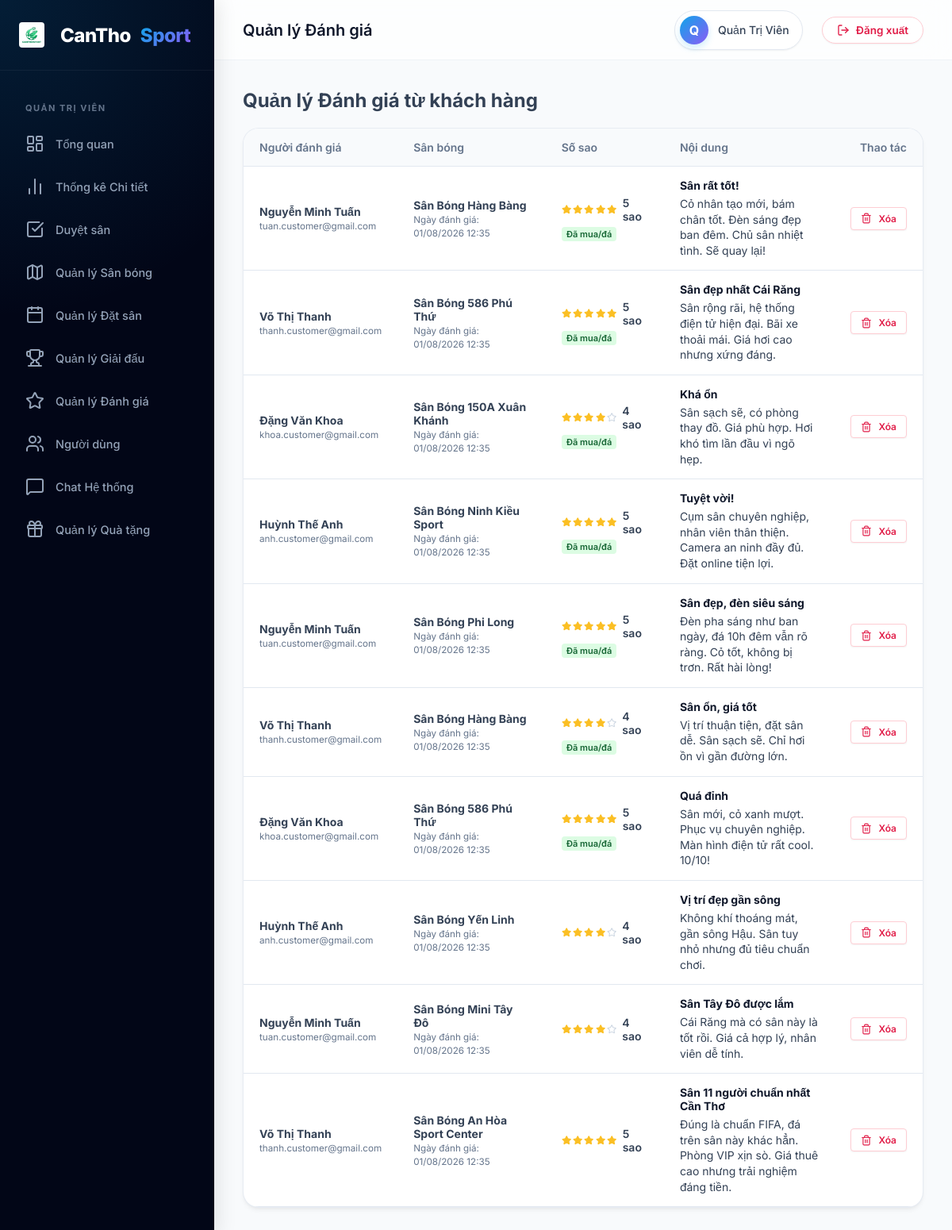
Screenshot of /admin/reviews.php (signed in) with the database file from the repository.
### tables this page shows
CREATE TABLE `reviews` (
  `id`          INT(11)    NOT NULL AUTO_INCREMENT,
  `field_id`    INT(11)    NOT NULL,
  `user_id`     INT(11)    NOT NULL,
  `booking_id`  INT(11)    DEFAULT NULL,
  `rating`      TINYINT(1) NOT NULL COMMENT '1-5 sao',
  `title`       VARCHAR(150) DEFAULT NULL,
  `comment`     TEXT       DEFAULT NULL,
  `helpful`     INT(11)    NOT NULL DEFAULT 0 COMMENT 'Lượt "hữu ích"',
  `is_verified` TINYINT(1) NOT NULL DEFAULT 0 COMMENT 'Đã chơi thực tế',
  `created_at`  TIMESTAMP  NOT NULL DEFAULT CURRENT_TIMESTAMP,
  PRIMARY KEY (`id`),
  UNIQUE KEY `uq_user_booking` (`user_id`, `booking_id`),
  KEY `idx_field`  (`field_id`),
  KEY `idx_rating` (`rating`),
  CONSTRAINT `fk_review_field`   FOREIGN KEY (`field_id`)   REFERENCES `fields`   (`id`) ON DELETE CASCADE,
  CONSTRAINT `fk_review_user`    FOREIGN KEY (`user_id`)    REFERENCES `users`    (`id`) ON DELETE CASCADE,
  CONSTRAINT `fk_review_booking` FOREIGN KEY (`booking_id`) REFERENCES `bookings` (`id`) ON DELETE SET NULL
);

CREATE TABLE `users` (
  `id`            INT(11)      NOT NULL AUTO_INCREMENT,
  `full_name`     VARCHAR(100) NOT NULL,
  `email`         VARCHAR(100) NOT NULL,
  `google_id`     VARCHAR(255) DEFAULT NULL,
  `facebook_id`   VARCHAR(255) DEFAULT NULL,
  `phone`         VARCHAR(15)  NOT NULL,
  `password_hash` VARCHAR(255) DEFAULT NULL,
  `role`          ENUM('customer','owner','admin') NOT NULL DEFAULT 'customer',
  `avatar`        VARCHAR(255) DEFAULT 'default-avatar.png',
  `address`       VARCHAR(255) DEFAULT NULL,
  `lat`           DECIMAL(10,8) DEFAULT NULL  COMMENT 'Vĩ độ địa chỉ nhà',
  `lng`           DECIMAL(11,8) DEFAULT NULL  COMMENT 'Kinh độ địa chỉ nhà',
  `is_active`     TINYINT(1)   NOT NULL DEFAULT 1,
  `email_verified` TINYINT(1)  NOT NULL DEFAULT 0,
  `points`         INT(11)      NOT NULL DEFAULT 0 COMMENT 'Điểm tích lũy tích được',
  `last_online`   DATETIME     DEFAULT NULL,
  `created_at`    TIMESTAMP    NOT NULL DEFAULT CURRENT_TIMESTAMP,
  `updated_at`    TIMESTAMP    NOT NULL DEFAULT CURRENT_TIMESTAMP ON UPDATE CURRENT_TIMESTAMP,
  PRIMARY KEY (`id`),
  UNIQUE KEY `uq_email` (`email`),
  UNIQUE KEY `uq_google_id` (`google_id`),
  UNIQUE KEY `uq_phone` (`phone`)
);

CREATE TABLE `fields` (
  `id`              INT(11)      NOT NULL AUTO_INCREMENT,
  `owner_id`        INT(11)      NOT NULL,
  `name`            VARCHAR(150) NOT NULL,
  `slug`            VARCHAR(160) NOT NULL,
  `address`         VARCHAR(255) NOT NULL,
  `district`        VARCHAR(100) NOT NULL  COMMENT 'Quận/Huyện tại Cần Thơ',
  `ward`            VARCHAR(100) DEFAULT NULL COMMENT 'Phường/Xã',
  `lat`             DECIMAL(10,8) NOT NULL  COMMENT 'Vĩ độ GPS',
  `lng`             DECIMAL(11,8) NOT NULL  COMMENT 'Kinh độ GPS',
  `type`            ENUM('5v5','7v7','11v11') NOT NULL DEFAULT '5v5',
  `surface`         ENUM('co_nhan_tao','co_tu_nhien','san_xi_mang') NOT NULL DEFAULT 'co_nhan_tao',
  `price_per_hour`  DECIMAL(10,0) NOT NULL  COMMENT 'Giá thuê/giờ (VNĐ)',
  `price_peak`      DECIMAL(10,0) DEFAULT NULL COMMENT 'Giá giờ cao điểm (17h-21h)',
  `description`     TEXT          DEFAULT NULL,
  `phone`           VARCHAR(15)   DEFAULT NULL,
  `open_time`       TIME          NOT NULL DEFAULT '06:00:00',
  `close_time`      TIME          NOT NULL DEFAULT '22:00:00',
  `has_lighting`    TINYINT(1)    NOT NULL DEFAULT 1  COMMENT 'Có đèn chiếu sáng',
  `has_parking`     TINYINT(1)    NOT NULL DEFAULT 1  COMMENT 'Có bãi đỗ xe',
  `has_shower`      TINYINT(1)    NOT NULL DEFAULT 0  COMMENT 'Có phòng tắm',
  `has_canteen`     TINYINT(1)    NOT NULL DEFAULT 0  COMMENT 'Có căn tin',
  `has_rental`      TINYINT(1)    NOT NULL DEFAULT 0  COMMENT 'Cho thuê dụng cụ',
  `cover_image`     VARCHAR(255)  DEFAULT NULL,
  `status`          ENUM('active','inactive','pending') NOT NULL DEFAULT 'pending',
  `discount_percent` INT(11)     NOT NULL DEFAULT 0  COMMENT 'Mức giảm giá (%)',
  `rating`          DECIMAL(2,1)  NOT NULL DEFAULT 0.0,
  `total_reviews`   INT(11)       NOT NULL DEFAULT 0,
  `total_bookings`  INT(11)       NOT NULL DEFAULT 0,
  `created_at`      TIMESTAMP     NOT NULL DEFAULT CURRENT_TIMESTAMP,
  `updated_at`      TIMESTAMP     NOT NULL DEFAULT CURRENT_TIMESTAMP ON UPDATE CURRENT_TIMESTAMP,
  PRIMARY KEY (`id`),
  UNIQUE KEY `uq_slug` (`slug`),
  KEY `idx_owner`    (`owner_id`),
  KEY `idx_district` (`district`),
  KEY `idx_type`     (`type`),
  KEY `idx_status`   (`status`),
  CONSTRAINT `fk_field_owner` FOREIGN KEY (`owner_id`) REFERENCES `users` (`id`) ON DELETE CASCADE
);

### admin/reviews.php (the view, shortened to what this page needs)
<?php
require_once '../config/db.php';
$sql = "
    SELECT r.*, f.name as field_name, u.full_name as reviewer_name, u.email as reviewer_email
    FROM reviews r
    JOIN fields f ON r.field_id = f.id
    JOIN users u ON r.user_id = u.id
    ORDER BY r.created_at DESC
";
$stmt = $pdo->query($sql);
$reviews = $stmt->fetchAll();
include '../includes/dashboard_header.php';
?>
<div>
    <div style="display: flex; justify-content: space-between; align-items: center; margin-bottom: 20px;">
        <h2 style="margin: 0;">Quản lý Đánh giá từ khách hàng</h2>
    </div>
    <div class="card">
        <div class="card-body" style="padding: 0; overflow-x: auto;">
            <table style="width: 100%; border-collapse: collapse; text-align: left; font-size: 14px;">
                <thead>
                    <tr style="background: #f8fafc; border-bottom: 1px solid var(--border);">
                        <th style="padding: 15px 20px; font-weight: 600; color: var(--text-muted); width: 20%;">Người đánh giá</th>
                        <th style="padding: 15px 20px; font-weight: 600; color: var(--text-muted); width: 25%;">Sân bóng</th>
                        <th style="padding: 15px 20px; font-weight: 600; color: var(--text-muted); width: 15%;">Số sao</th>
                        <th style="padding: 15px 20px; font-weight: 600; color: var(--text-muted); width: 30%;">Nội dung</th>
                        <th style="padding: 15px 20px; font-weight: 600; color: var(--text-muted); text-align: right; width: 10%;">Thao tác</th>
                    </tr>
                </thead>
                <tbody>
                    <?php if (count($reviews) > 0): ?>
                        <?php foreach ($reviews as $r): ?>
                            <tr style="border-bottom: 1px solid var(--border);">
                                <td style="padding: 15px 20px;">
                                    <strong><?php echo htmlspecialchars($r['reviewer_name']); ?></strong><br>
                                    <small style="color: var(--text-muted);"><?php echo htmlspecialchars($r['reviewer_email']); ?></small>
                                </td>
                                <td style="padding: 15px 20px;">
                                    <strong><?php echo htmlspecialchars($r['field_name']); ?></strong><br>
                                    <small style="color: var(--text-muted);">Ngày đánh giá: <?php echo date('d/m/Y H:i', strtotime($r['created_at'])); ?></small>
                                </td>
                                <td style="padding: 15px 20px;">
                                    <span style="display: flex; align-items: center; gap: 2px; color: #fbbf24; font-weight: 600;">
                                        <?php for($i = 1; $i <= 5; $i++): ?>
                                            <i data-lucide="star" style="width: 14px; height: 14px; <?php echo ($i <= $r['rating']) ? 'fill: #fbbf24;' : 'color: #cbd5e1;'; ?>"></i>
                                        <?php endfor; ?>
                                        <span style="margin-left: 5px; color: var(--text);"><?php echo $r['rating']; ?> sao</span>
                                    </span>
                                    <?php if ($r['is_verified']): ?>
                                        <span style="font-size: 11px; background: #dcfce3; color: #166534; padding: 2px 6px; border-radius: 4px; font-weight: 600; display: inline-block; margin-top: 5px;">Đã mua/đá</span>
                                    <?php endif; ?>
                                </td>
                                <td style="padding: 15px 20px;">
                                    <?php if (!empty($r['title'])): ?>
                                        <strong style="display: block; margin-bottom: 5px; color: var(--dark);"><?php echo htmlspecialchars($r['title']); ?></strong>
                                    <?php endif; ?>
                                    <span style="color: var(--text); line-height: 1.4;"><?php echo nl2br(htmlspecialchars($r['comment'] ?? '')); ?></span>
                                </td>
                                <td style="padding: 15px 20px; text-align: right;">
                                    <form method="POST" onsubmit="return confirm('Bạn có chắc chắn muốn xóa đánh giá này?');">
                                        <button type="submit" class="btn-logout" style="padding: 6px 12px; font-size: 12px; border-radius: 4px;">
                                            <i data-lucide="trash-2" style="width: 14px; height: 14px;"></i> Xóa
                                        </button>
                                    </form>
                                </td>
                            </tr>
                        <?php endforeach; ?>
                    <?php endif; ?>
                </tbody>
            </table>
        </div>
    </div>
</div>
<?php include '../includes/dashboard_footer.php'; ?>

### includes/dashboard_header.php (style rules this page uses)
:root { --primary: #0ea5e9; --primary-dark: #0284c7; --primary-light: rgba(14, 165, 233, 0.1); --accent: #8b5cf6; --success: #10b981; --warning: #f59e0b; --danger: #ef4444; --dark: #0f172a; --sidebar-bg: #020617; --light: #f8fafc; --border: #e2e8f0; --text: #334155; --text-muted: #64748b; --shadow-sm: 0 1px 2px 0 rgb(0 0 0 / 0.05); --shadow: 0 4px 6px -1px rgb(0 0 0 / 0.05), 0 2px 4px -2px rgb(0 0 0 / 0.05); --shadow-md: 0 10px 15px -3px rgb(0 0 0 / 0.05), 0 4px 6px -4px rgb(0 0 0 / 0.05); --shadow-float: 0 20px 25px -5px rgb(0 0 0 / 0.1), 0 8px 10px -6px rgb(0 0 0 / 0.1); --transition-smooth: all 0.4s cubic-bezier(0.4, 0, 0.2, 1); --transition-fast: all 0.2s cubic-bezier(0.4, 0, 0.2, 1); }
* { margin: 0; padding: 0; box-sizing: border-box; font-family: 'Inter', sans-serif; scroll-behavior: smooth; }
body { background-color: var(--light); color: var(--text); display: flex; min-height: 100vh; -webkit-font-smoothing: antialiased; }
.card, .dash-card { background: white; border-radius: 20px; box-shadow: var(--shadow); border: 1px solid rgba(226,232,240,0.8); transition: var(--transition-smooth); overflow: hidden; }
.card-body, .dash-card-body { padding: 24px; }
.btn-logout { background: white; border: 1px solid #fecdd3; color: #e11d48; padding: 8px 18px; border-radius: 50px; text-decoration: none; font-weight: 600; font-size: 13.5px; transition: var(--transition-fast); display: inline-flex; align-items: center; gap: 8px; box-shadow: var(--shadow-sm); }

### rows the page displays
reviews: user.full_name "Nguyễn Minh Tuấn", user.email "tuan.customer@gmail.com", field.name "Sân Bóng Hàng Bàng", created_at "01/08/2026 12:35", rating "5", is_verified "Đã mua/đá", title "Sân rất tốt!", comment "Cỏ nhân tạo mới, bám chân tốt. Đèn sáng đẹp ban đêm. Chủ sân nhiệt tình. Sẽ quay lại!"
reviews: user.full_name "Võ Thị Thanh", user.email "thanh.customer@gmail.com", field.name "Sân Bóng 586 Phú Thứ", created_at "01/08/2026 12:35", rating "5", is_verified "Đã mua/đá", title "Sân đẹp nhất Cái Răng", comment "Sân rộng rãi, hệ thống điện tử hiện đại. Bãi xe thoải mái. Giá hơi cao nhưng xứng đáng."
reviews: user.full_name "Đặng Văn Khoa", user.email "khoa.customer@gmail.com", field.name "Sân Bóng 150A Xuân Khánh", created_at "01/08/2026 12:35", rating "4", is_verified "Đã mua/đá", title "Khá ổn", comment "Sân sạch sẽ, có phòng thay đồ. Giá phù hợp. Hơi khó tìm lần đầu vì ngõ hẹp."
reviews: user.full_name "Huỳnh Thế Anh", user.email "anh.customer@gmail.com", field.name "Sân Bóng Ninh Kiều Sport", created_at "01/08/2026 12:35", rating "5", is_verified "Đã mua/đá", title "Tuyệt vời!", comment "Cụm sân chuyên nghiệp, nhân viên thân thiện. Camera an ninh đầy đủ. Đặt online tiện lợi."
reviews: user.full_name "Nguyễn Minh Tuấn", user.email "tuan.customer@gmail.com", field.name "Sân Bóng Phi Long", created_at "01/08/2026 12:35", rating "5", is_verified "Đã mua/đá", title "Sân đẹp, đèn siêu sáng", comment "Đèn pha sáng như ban ngày, đá 10h đêm vẫn rõ ràng. Cỏ tốt, không bị trơn. Rất hài lòng!"
reviews: user.full_name "Võ Thị Thanh", user.email "thanh.customer@gmail.com", field.name "Sân Bóng Hàng Bàng", created_at "01/08/2026 12:35", rating "4", is_verified "Đã mua/đá", title "Sân ổn, giá tốt", comment "Vị trí thuận tiện, đặt sân dễ. Sân sạch sẽ. Chỉ hơi ồn vì gần đường lớn."
reviews: user.full_name "Đặng Văn Khoa", user.email "khoa.customer@gmail.com", field.name "Sân Bóng 586 Phú Thứ", created_at "01/08/2026 12:35", rating "5", is_verified "Đã mua/đá", title "Quá đỉnh", comment "Sân mới, cỏ xanh mượt. Phục vụ chuyên nghiệp. Màn hình điện tử rất cool. 10/10!"
reviews: user.full_name "Huỳnh Thế Anh", user.email "anh.customer@gmail.com", field.name "Sân Bóng Yến Linh", created_at "01/08/2026 12:35", rating "4", title "Vị trí đẹp gần sông", comment "Không khí thoáng mát, gần sông Hậu. Sân tuy nhỏ nhưng đủ tiêu chuẩn chơi."
reviews: user.full_name "Nguyễn Minh Tuấn", user.email "tuan.customer@gmail.com", field.name "Sân Bóng Mini Tây Đô", created_at "01/08/2026 12:35", rating "4", title "Sân Tây Đô được lắm", comment "Cái Răng mà có sân này là tốt rồi. Giá cả hợp lý, nhân viên dễ tính."
reviews: user.full_name "Võ Thị Thanh", user.email "thanh.customer@gmail.com", field.name "Sân Bóng An Hòa Sport Center", created_at "01/08/2026 12:35", rating "5", title "Sân 11 người chuẩn nhất Cần Thơ", comment "Đúng là chuẩn FIFA, đá trên sân này khác hẳn. Phòng VIP xịn sò. Giá thuê cao nhưng trải nghiệm đáng tiền."

### other values shown
$page_title "Quản lý Đánh giá"
substr($_SESSION['user_full_name'] ?? 'U', 0, 1) "Q"
$_SESSION['user_full_name'] "Quản Trị Viên"
